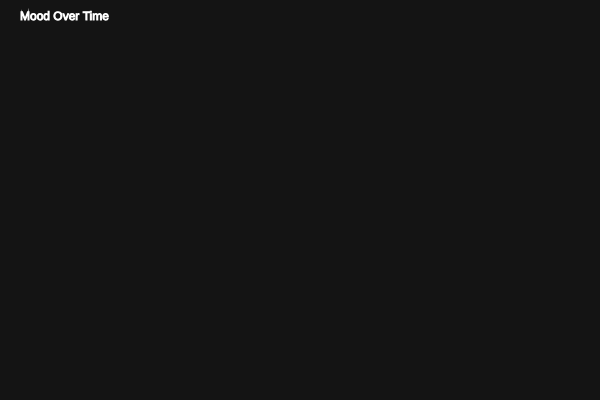
Frame 1 (no input)
Frame 60 (no input): identical to frame 1, image omitted
Frame 120 (the mouse pressed at the canvas centre since frame 60): identical to frame 1, image omitted

The p5.js sketch that drew this single still picture (run headless with seeded random() and noise() and a simulated clock; from frame 60 on, the mouse is pressed at the canvas centre):

// p5.js sketch
// ── sketch.js
let entries = [];

function setup() {
  createCanvas(600, 400);
  entries = data;
}

function draw() {
  background(20);

  stroke(255);
  noFill();

  beginShape();
  for (let i = 0; i < entries.length; i++) {
    let x = map(i, 0, entries.length, 50, width - 50);
    let y = map(entries[i].mood, 0, 10, height - 50, 50);
    vertex(x, y);
  }
  endShape();

  fill(255);
  text("Mood Over Time", 20, 20);
}
// ── heatmap.js
let data = [];

function setup() {
  createCanvas(600, 400);
  noStroke();

  // safer delay loading
  data = window.entries;

  if (!Array.isArray(data)) {
    console.error("Data not loaded properly:", data);
    data = [];
  }
}

function draw() {
  background(15);

  if (!data.length) {
    fill(255);
    text("No data loaded", 20, 30);
    return;
  }

  let cols = 7;
  let size = 60;

  for (let i = 0; i < data.length; i++) {

    let row = floor(i / cols);
    let col = i % cols;

    let x = 50 + col * size;
    let y = 50 + row * size;

    let entry = data[i];

    let score =
      (entry.mood || 0) * 0.4 +
      (entry.sleepHours || 0) * 0.3 -
      (entry.stress || 0) * 0.3;

    let intensity = map(score, 0, 10, 0, 255);

    fill(50, intensity, 200);
    rect(x, y, size - 5, size - 5, 8);

    fill(255);
    text(round(score, 1), x + 15, y + 35);
  }

  fill(255);
  textSize(16);
  text("Wellbeing Heatmap", 20, 30);
}
